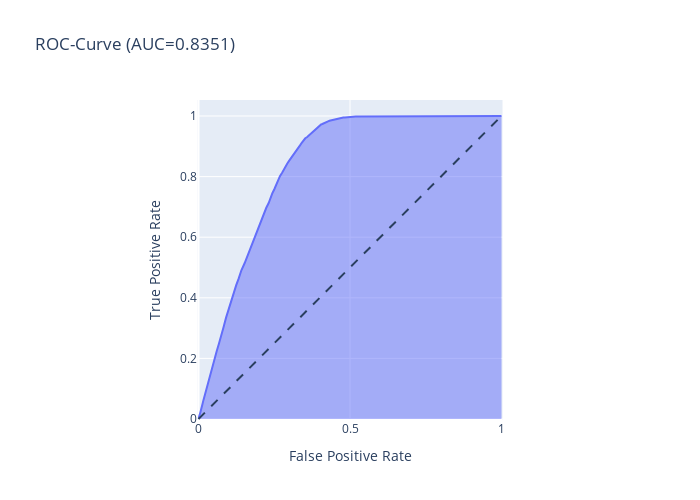

Source (notebook cell):
### Markdown cell above
Undersampling

### Code cell
# Modell für den Random Forest instanzieren
rfc = RandomForestClassifier(n_jobs=-1, random_state=42)

# Modell fitten
rfc.fit(X_train_under, y_train_under)

# absolute und relative Vorhersagen
res = rfc.predict(X_test_under)
resa = rfc.predict_proba(X_test_under)[:,1]

# False Positive, True Postive Rate bestimmen
fpr, tpr, _ = roc_curve(y_test_under, resa)

# Fläche unter der False Positive, True Postive Rate berechnen
roc_auc = roc_auc_score(y_test_under, resa)

# Area Plot erstellen
fig = px.area(
    x=fpr, y=tpr,
    title=f'ROC-Curve (AUC={np.round(roc_auc, 4)})',
    labels=dict(x='False Positive Rate', y='True Positive Rate'),
    width=700, height=500
)

# Linie des Zufallsmodelles einfügen
fig.add_shape(
    type='line', line=dict(dash='dash'),
    x0=0, x1=1, y0=0, y1=1
)

# Skalierung anpassen
fig.update_yaxes(scaleanchor="x", scaleratio=1)
fig.update_xaxes(constrain='domain')

# Plot anzeigen
fig.show()

### Figure 1 — Plotly figure (JSON) as saved in the notebook; plotly's stock layout.template omitted (floating-point values rounded to 4 significant figures)
{"data": [{"hovertemplate": "False Positive Rate=%{x}<br>True Positive Rate=%{y}<extra></extra>", "legendgroup": "", "line": {"color": "#636efa"}, "marker": {"symbol": "circle"}, "mode": "lines", "name": "", "orientation": "v", "showlegend": false, "stackgroup": "1", "type": "scatter", "x": [0, 0.0001067, 0.001174, 0.002348, 0.004376, 0.00587, 0.008752, 0.01259, 0.01654, 0.02113, 0.02572, 0.02594, 0.03149, 0.03149, 0.03757, 0.04355, 0.04355, 0.05209, 0.05209, 0.05977, 0.06735, 0.06735, 0.07397, 0.07397, 0.08261, 0.09072, 0.09072, 0.09916, 0.09926, 0.09926, 0.1071, 0.1071, 0.1156, 0.1242, 0.1242, 0.1328, 0.1415, 0.1521, 0.1613, 0.1613, 0.1702, 0.1792, 0.1877, 0.1877, 0.1951, 0.1952, 0.2034, 0.2035, 0.2087, 0.2159, 0.2159, 0.2236, 0.2237, 0.2316, 0.237, 0.2437, 0.2438, 0.2506, 0.2566, 0.2633, 0.2633, 0.2688, 0.276, 0.2827, 0.2884, 0.2931, 0.2994, 0.3048, 0.3101, 0.3166, 0.3213, 0.3256, 0.3314, 0.3362, 0.3402, 0.3444, 0.349, 0.3523, 0.3578, 0.3623, 0.3661, 0.3696, 0.3739, 0.3739, 0.3777, 0.3777, 0.3813, 0.3849, 0.388, 0.3913, 0.3948, 0.3987, 0.3988, 0.4019, 0.4047, 0.4088, 0.4125, 0.4155, 0.4184, 0.4227, 0.4259, 0.4293, 0.4323, 0.4358, 0.4397, 0.4422, 0.4457, 0.4494, 0.4531, 0.457, 0.4608, 0.4656, 0.4689, 0.4741, 0.478, 0.4833, 0.4887, 0.4946, 0.5011, 0.5081, 0.5187, 0.534, 0.5727, 1], "xaxis": "x", "y": [0, 0.001067, 0.003629, 0.008859, 0.01526, 0.02305, 0.03448, 0.04664, 0.06308, 0.08069, 0.1007, 0.1007, 0.1225, 0.1227, 0.1468, 0.1697, 0.1698, 0.1972, 0.1976, 0.2229, 0.2486, 0.2487, 0.276, 0.2761, 0.3028, 0.3337, 0.3338, 0.3615, 0.3615, 0.3617, 0.3885, 0.3886, 0.4154, 0.4407, 0.4408, 0.4641, 0.4908, 0.514, 0.5379, 0.5381, 0.5617, 0.5828, 0.6052, 0.6053, 0.6263, 0.6263, 0.6463, 0.6463, 0.6628, 0.6809, 0.681, 0.6971, 0.6971, 0.7129, 0.7301, 0.7452, 0.7452, 0.7591, 0.7737, 0.7885, 0.7886, 0.8014, 0.813, 0.8231, 0.8334, 0.8431, 0.8527, 0.861, 0.8689, 0.8765, 0.8842, 0.8931, 0.8989, 0.9047, 0.9107, 0.9171, 0.9215, 0.9265, 0.93, 0.934, 0.9379, 0.9424, 0.9464, 0.9465, 0.95, 0.9502, 0.9533, 0.9561, 0.959, 0.961, 0.9634, 0.9668, 0.9668, 0.9688, 0.9721, 0.9737, 0.9759, 0.978, 0.9791, 0.98, 0.9817, 0.9831, 0.9844, 0.9853, 0.9868, 0.9875, 0.9885, 0.9902, 0.991, 0.9916, 0.9921, 0.9931, 0.9938, 0.9943, 0.995, 0.9953, 0.9961, 0.9963, 0.9969, 0.9974, 0.9983, 0.9987, 0.9989, 1], "yaxis": "y"}], "layout": {"height": 500, "legend": {"tracegroupgap": 0}, "shapes": [{"line": {"dash": "dash"}, "type": "line", "x0": 0, "x1": 1, "y0": 0, "y1": 1}], "title": {"text": "ROC-Curve (AUC=0.8351)"}, "width": 700, "xaxis": {"anchor": "y", "constrain": "domain", "domain": [0, 1], "title": {"text": "False Positive Rate"}}, "yaxis": {"anchor": "x", "domain": [0, 1], "scaleanchor": "x", "scaleratio": 1, "title": {"text": "True Positive Rate"}}}}
